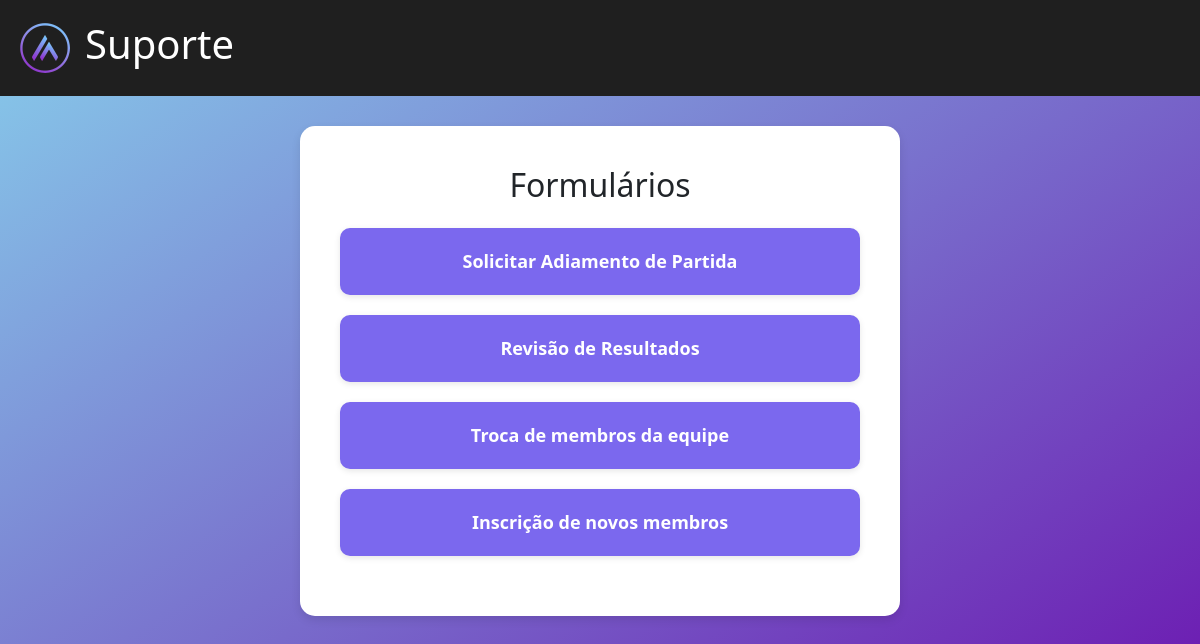
The app's page /formulario/ with its own data.
### faqapp/models.py (models this page shows)
class Formulario(models.Model):
    titulo = models.CharField(max_length=100)
    url = models.CharField(max_length=200)

### faqapp/views.py (the view)
# urls.py: path("formulario/", views.formulario, name = "formulario"),
def formulario(request):
    formulario = Formulario.objects.all()
    return render(request, 'faqapp/formulario.html', {
        "formularios" : formulario
    })

### faqapp/templates/faqapp/formulario.html
{% extends "faqapp/layout.html" %}
{% load custom_filters %}
{% block body %}
<h2 class="text-center mb-4">Formulários</h2>
{% for formulario in formularios %}
<a href="{{formulario.url}}" class="categoria-link-wrapper">
    <div class="categoria-box">
        {{formulario.titulo}}
    </div>
</a>
{% endfor %}
{% endblock %}

### faqapp/static/faqapp/styles.css (style rules this page uses)
body { min-height: 100vh; background: linear-gradient(to bottom right,#87CEEB, #6a0dad) !important; font-family: Arial, sans-serif; margin: 0; padding: 0; color: #000000; }
.categoria-link-wrapper { text-decoration: none; display: block; color: inherit; }
.categoria-box { background-color: #7B68EE; padding: 20px; margin-bottom: 20px; border-radius: 10px; text-align: center; box-shadow: 0 2px 6px rgba(0, 0, 0, 0.1); color: #ffffff; font-size: 18px; font-weight: bold; transition: background-color 0.3s ease; }

### records on screen
Formulario: titulo "Solicitar Adiamento de Partida"
Formulario: titulo "Revisão de Resultados"
Formulario: titulo "Troca de membros da equipe"
Formulario: titulo "Inscrição de novos membros"
